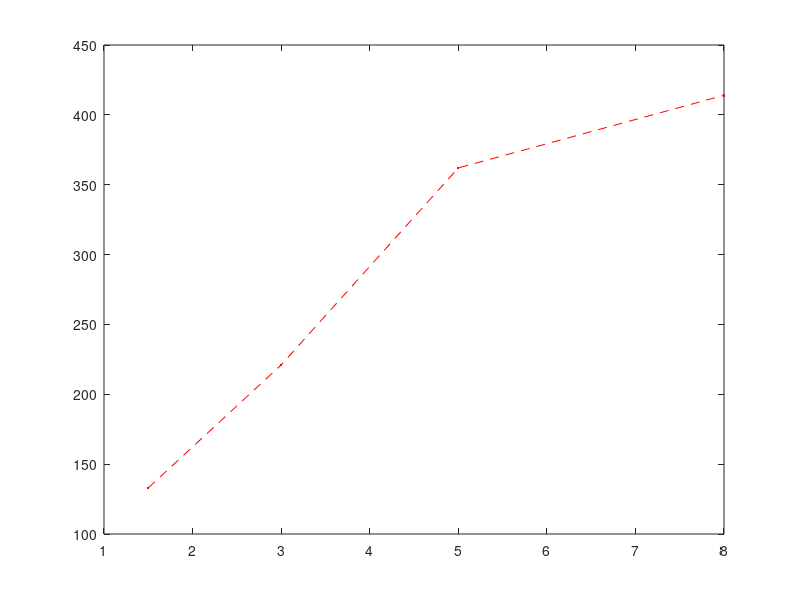
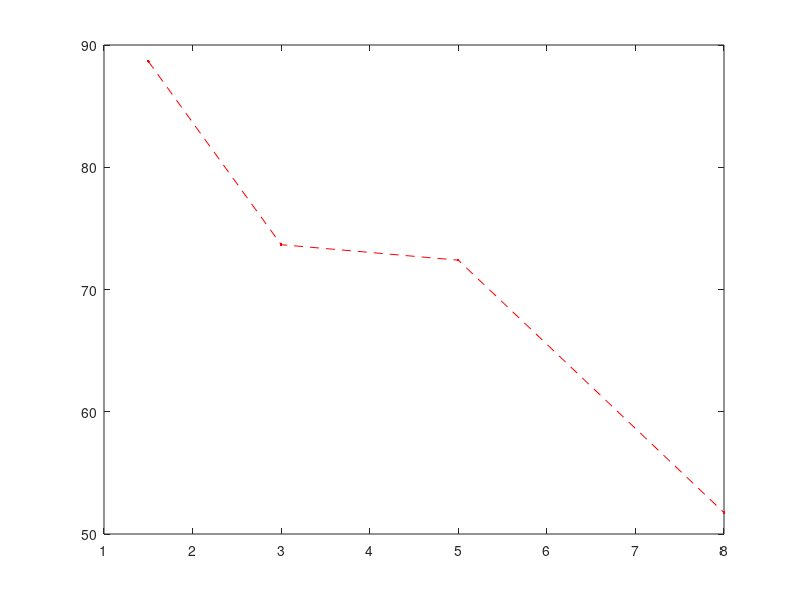
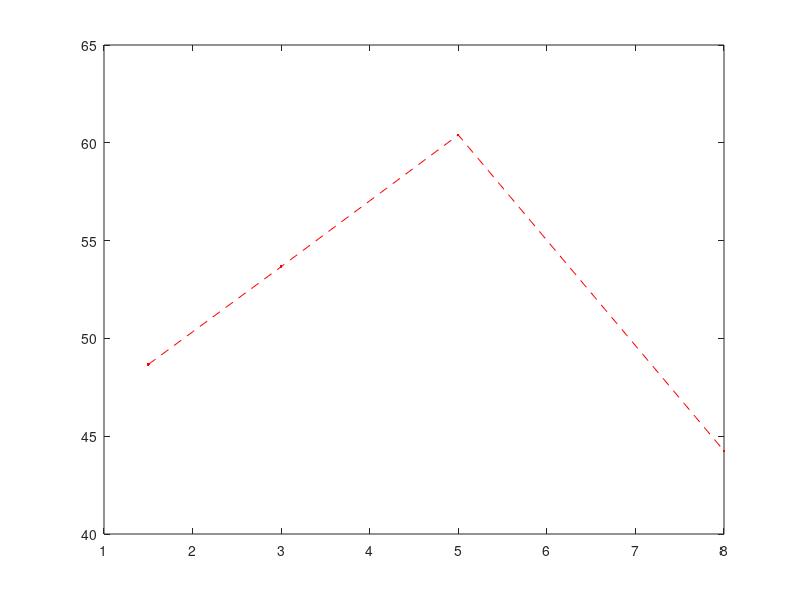

MATLAB code for these plots, in order:
t = [1.5, 3, 5, 8]; %each exposure time
a = [133, 221, 362, 414]; %each mean value for green channel
figure; plot(t,a, '.--r')
figure; plot(t,a./t, '.--r')
figure; plot(t,(a-60)./t, '.--r') %dark current supression is 60
